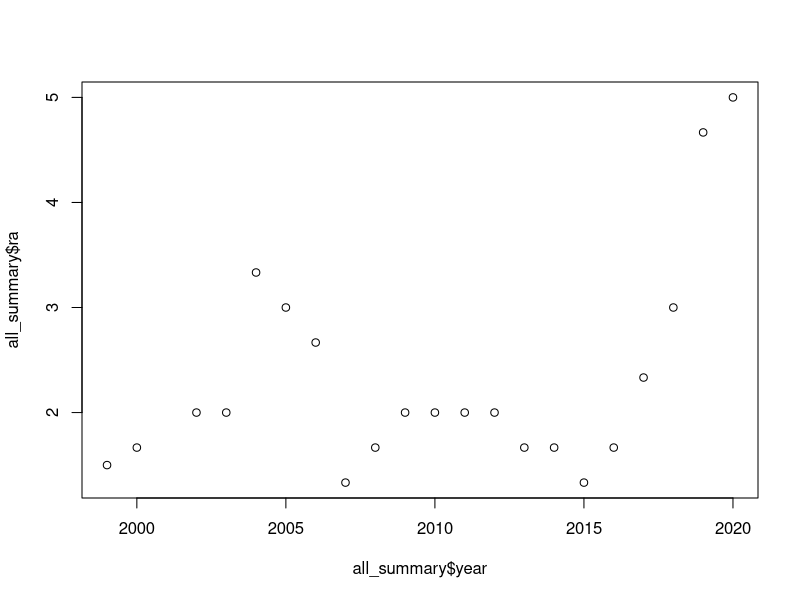

This figure's R source: (Note: this script raises an error after producing the figure.)
## ---------------------------
##
## "Ethics, law, and politics in palaeontological research: 
##    The case of Myanmar amber"
## Dunne, Raja, et al. (2022) Commun. Bio.
##
## Purpose of script: Creating Fig. S1 (trends in non-amber publications)
##
## Authors: Nussaïbah B. Raja, Emma M. Dunne
##
## Date Last Modified: 2022-06-07
##
## Copyright (c) Nussaïbah B. Raja & Emma M. Dunne (2022)
## Email: nussaibah.raja.schoob@fau.de, dunne.emma.m@gmail.com
##
## ---------------------------
##
## Notes: N/A
##   
##
## ---------------------------


### Packages:
library(tidyverse)
library(segmented)
library(ggthemes)


#https://www.webofscience.com/wos/woscc/summary/2a75fa0c-3edc-4937-9823-a530d1e3be22-0152a0ec/relevance/1

all <- read.csv("data/webofscience_no_amber.csv")
nrow(all)

all_summary <- setNames(data.frame(table(all$Publication.Year)),
        c("year", "count"))
all_summary$year <- as.numeric(as.character(all_summary$year))


all_summary$ra <- caTools::runmean(all_summary$count, 3, alg="C")

plot(all_summary$year, all_summary$ra)

## Linear model
my.lm <- lm(ra~year, data=all_summary)
pscore.test(my.lm)
dt <- davies.test(my.lm)
d1 <- c(dt$process[dt$process[,1]==dt$statistic,], p.value=dt$p.value)


my.seg <- segmented(my.lm, 
                    seg.Z = ~ year, 
                    psi = 2016)
d1 <- c(d1, actual=my.seg$psi[2])

# additional breakpoints?
pscore.test(my.seg,~year, more.break = T) 
dt <- davies.test(my.seg)

d2 <- c(dt$process[dt$process[,1]==dt$statistic,], p.value=dt$p.value)

my.seg <- segmented(my.lm, 
                    seg.Z = ~ year, 
                    psi = c(2004, 2016))
d2 <- c(d2, actual=my.seg$psi[1])

dt <- davies.test(my.seg)
d3 <- c(dt$process[dt$process[,1]==dt$statistic,], p.value=dt$p.value, actual=NA)


d <- rbind(d1, d2, d3)
write.csv(d, "output/breakpoint_wos_na21.csv", row.names = F)

# get the breakpoints
my.seg$psi


my.fitted <- fitted(my.seg)
my.model <- data.frame(year = all_summary$year, 
                       count = all_summary$ra, fit=my.fitted)


yrs <- round(my.seg$psi[,2])
yrs

my.model$cat <- NA
my.model$cat[my.model$year <yrs[1]] <- "1"
my.model$cat[my.model$year >yrs[2]] <- "2"
my.model$cat[is.na(my.model$cat)] <- "3"

my.lines <- round(my.seg$psi[, 2])

## Create plot

pal <- c("1"="#c06c13","2"="#ff9009","3"="#340e06")

theme_set(theme_hc(base_size=14) %+replace%
            theme(legend.title = element_text(
              face="bold"),
              axis.title = element_text(face="bold"),
              axis.title.y = element_text(angle=90),
              legend.position="none",
              plot.title = element_text(face="bold", hjust=0, size=16))
)

yrs=1999:2003
mod1 <- lm(ra~year, data=all_summary[all_summary$year >=yrs[1] & all_summary$year <=max(yrs),])
y1 <- predict(mod1, newdata=data.frame(year=yrs))
df1 <- data.frame(year=yrs, fit=y1, cat="1")


yrs=2003:2015
mod2 <- lm(ra~year, data=all_summary[all_summary$year >=yrs[1] & all_summary$year <=max(yrs),])
y2 <- predict(mod2, newdata=data.frame(year=yrs))
df2 <- data.frame(year=yrs, fit=y2, cat="3")

yrs=2016:2021
mod3 <- lm(ra~year, data=all_summary[all_summary$year >=yrs[1] & all_summary$year <=max(yrs),])
y3 <- predict(mod3, newdata=data.frame(year=yrs))
df3 <- data.frame(year=yrs, fit=y3, cat="2")

df <- rbind(df1, df2, df3)

ggplot(my.model) +
  geom_vline(xintercept = my.lines, linetype = "dashed") +
  # geom_line(data=my.model, aes(x=year,y=count), size=1) +
  geom_line(data=df, aes(x=year, y=fit, col=cat)) +
  geom_point(aes(x=year, y=count, col=cat), size=4) +
  scale_color_manual(values=pal) +
  labs(x="Year", y="Number of publications")

ggsave("plots/Supplement/Fig_S1_breakpoint.png", w=6, h=4)
